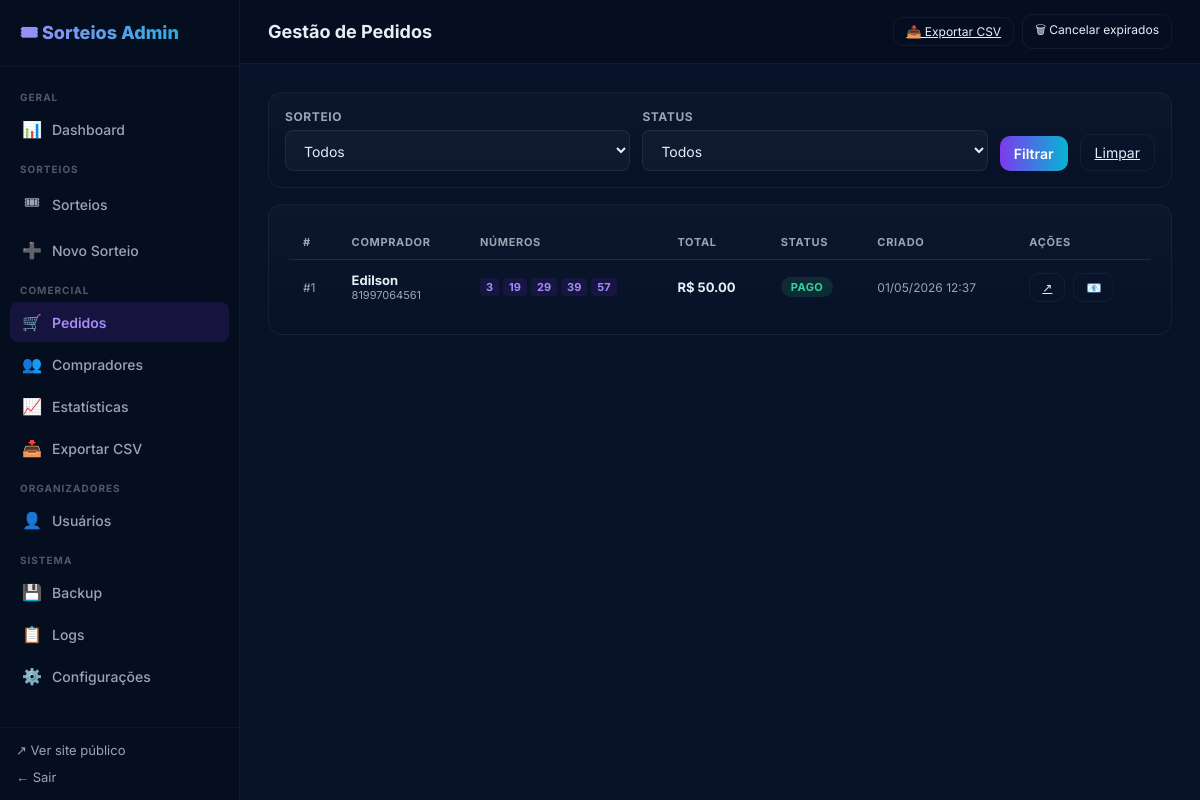
Page /admin/pedidos (signed in) on the committed database.
### app/models.py (models this page shows)
class Order(Base):
    __tablename__ = "orders"
    id = Column(Integer, primary_key=True, index=True)
    campaign_id = Column(Integer, ForeignKey("campaigns.id", ondelete="CASCADE"), nullable=False)
    buyer_id = Column(Integer, ForeignKey("buyers.id"), nullable=True)
    token = Column(String(64), unique=True, nullable=False, index=True)
    status = Column(String(20), nullable=False, default="pending")  # pending|paid|cancelled|expired
    total_amount = Column(Float, nullable=False, default=0.0)
    pix_payload = Column(Text, nullable=True)
    qr_code_base64 = Column(Text, nullable=True)
    expires_at = Column(DateTime, nullable=True)
    created_at = Column(DateTime, default=datetime.datetime.utcnow, nullable=False)
    paid_at = Column(DateTime, nullable=True)
    cancelled_at = Column(DateTime, nullable=True)
    campaign = relationship("Campaign", back_populates="orders")
    buyer = relationship("Buyer", back_populates="orders")
    items = relationship("OrderItem", back_populates="order", cascade="all, delete-orphan")
    email_logs = relationship("EmailLog", back_populates="order")

class Buyer(Base):
    __tablename__ = "buyers"
    id = Column(Integer, primary_key=True, index=True)
    name = Column(String(200), nullable=False)
    whatsapp = Column(String(20), nullable=True, index=True)
    email = Column(String(200), nullable=True, index=True)
    cpf = Column(String(20), nullable=True)
    created_at = Column(DateTime, default=datetime.datetime.utcnow, nullable=False)
    orders = relationship("Order", back_populates="buyer")

### app/main.py (the view)
@app.get("/admin/pedidos", response_class=HTMLResponse)
def admin_orders_page(request: Request, session: Session = Depends(get_db),
                      _: None = Depends(require_admin),
                      campaign_id: int | None = None,
                      status: str | None = None):
    orders = crud.list_orders(session, campaign_id=campaign_id, status=status, limit=200)
    campaigns = crud.list_campaigns(session)
    orders_data = []
    for o in orders:
        nums = sorted(item.quota.number for item in o.items if item.quota)
        orders_data.append({"order": o, "numbers": nums})
    return templates.TemplateResponse(request, "admin_orders.html", {
        "orders_data": orders_data,
        "campaigns": campaigns,
        "filter_campaign": campaign_id,
        "filter_status": status,
    })

### app/templates/admin_orders.html (shortened to what this page needs)
{% extends "admin_base.html" %}
{% block page_title %}Gestão de Pedidos{% endblock %}
{% set active = 'pedidos' %}
{% block topbar_actions %}
<a href="/admin/exportar/csv" class="btn btn-sm">📥 Exportar CSV</a>
<form method="post" action="/api/admin/cancel-expired" style="margin:0">
  <button class="btn btn-sm" type="submit">🗑 Cancelar expirados</button>
</form>
{% endblock %}
{% block content %}
<div class="adm-card" style="padding:16px;margin-bottom:16px;">
  <form method="get" style="display:flex;gap:12px;flex-wrap:wrap;align-items:flex-end;">
    <div class="adm-field" style="flex:1;min-width:160px;">
      <label>Sorteio</label>
      <select name="campaign_id">
        <option value="">Todos</option>
      </select>
    </div>
    <div class="adm-field" style="flex:1;min-width:120px;">
      <label>Status</label>
      <select name="status">
        <option value="">Todos</option>
      </select>
    </div>
    <button type="submit" class="btn primary">Filtrar</button>
    <a href="/admin/pedidos" class="btn">Limpar</a>
  </form>
</div>
<div class="adm-card">
  {% if not orders_data %}
  <div class="empty-state">Nenhum pedido encontrado.</div>
  {% else %}
  <div class="adm-table-wrap">
    <table class="adm-table">
      <thead>
        <tr>
          <th>#</th>
          <th>Comprador</th>
          <th>Números</th>
          <th>Total</th>
          <th>Status</th>
          <th>Criado</th>
          <th>Ações</th>
        </tr>
      </thead>
      <tbody>
        {% for item in orders_data %}
        {% set o = item.order %}
        {% set nums = item.numbers %}
        <tr>
          <td style="color:var(--muted);font-size:12px;">#{{ o.id }}</td>
          <td>
            <strong>{{ o.buyer.name if o.buyer else '—' }}</strong>
            {% if o.buyer and o.buyer.whatsapp %}
            <div style="font-size:11px;color:var(--muted);">{{ o.buyer.whatsapp }}</div>
            {% endif %}
          </td>
          <td>
            <div style="display:flex;flex-wrap:wrap;gap:4px;max-width:200px;">
              {% for n in nums[:8] %}
              <span style="background:rgba(124,58,237,0.12);color:#a78bfa;padding:2px 6px;border-radius:4px;font-size:11px;font-weight:700;">{{ n }}</span>
              {% endfor %}
            </div>
          </td>
          <td style="font-weight:700;">R$ {{ '%.2f' % o.total_amount }}</td>
          <td>
            <span class="status-badge {{ o.status }}">
              {{ {
                'pending': 'Pendente',
                'paid': 'Pago',
                'cancelled': 'Cancelado',
                'expired': 'Expirado'
              }.get(o.status, o.status) }}
            </span>
          </td>
          <td style="color:var(--muted);font-size:12px;white-space:nowrap;">
            {{ o.created_at.strftime('%d/%m/%Y %H:%M') if o.created_at else '—' }}
          </td>
          <td>
            <div class="adm-actions">
              <a href="/pedido/{{ o.token }}" target="_blank" class="btn btn-sm">↗</a>
              {% if o.buyer and o.buyer.email %}
              <button class="btn btn-sm" onclick="resendEmail({{ o.id }})">📧</button>
              {% endif %}
            </div>
          </td>
        </tr>
        {% endfor %}
      </tbody>
    </table>
  </div>
  {% endif %}
</div>
{% endblock %}

### app/static/css/style.css (style rules this page uses)
:root { --bg: #0f1724; --card: #0b1220; --muted: #9aa4b2; --accent: #7c3aed; --accent-2: #06b6d4; --surface: rgba(255, 255, 255, 0.03); --border: rgba(255, 255, 255, 0.05); --danger: #f87171; --success: #34d399; }
* { box-sizing: border-box; }
body { font-family: Inter, system-ui, Arial, sans-serif; margin: 0; background: linear-gradient(180deg, #071129 0%, #081227 100%); color: #e6eef6; min-height: 100vh; }
.btn { background: transparent; border: 1px solid var(--border); padding: 9px 14px; border-radius: 10px; color: inherit; cursor: pointer; font-size: 14px; font-family: inherit; transition: background .12s, border-color .12s; }
.btn.primary { background: linear-gradient(90deg, var(--accent), var(--accent-2)); border: none; color: white; font-weight: 600; }

### app/templates/admin_base.html (style rules this page uses)
:root { --sidebar-w: 240px; }
.adm-table-wrap { overflow-x: auto; }
.adm-table { width: 100%; border-collapse: collapse; font-size: 13px; }
.adm-table th { text-align: left; padding: 10px 14px; font-size: 11px; font-weight: 700; text-transform: uppercase; letter-spacing: .06em; color: var(--muted); border-bottom: 1px solid rgba(255,255,255,0.05); white-space: nowrap; }
.adm-table td { padding: 12px 14px; border-bottom: 1px solid rgba(255,255,255,0.03); vertical-align: middle; }
.adm-table tr:last-child td { border-bottom: none; }
.adm-card { background: linear-gradient(180deg, rgba(255,255,255,0.025), transparent); border: 1px solid rgba(255,255,255,0.05); border-radius: 14px; padding: 20px; margin-bottom: 20px; }
.status-badge { display: inline-block; padding: 3px 10px; border-radius: 999px; font-size: 11px; font-weight: 700; text-transform: uppercase; letter-spacing: .04em; }
.status-badge.paid { background: rgba(52,211,153,0.12); color: #34d399; }
.adm-field { display: flex; flex-direction: column; gap: 6px; }
.adm-field label { font-size: 12px; font-weight: 700; color: var(--muted); text-transform: uppercase; letter-spacing: .05em; }
.adm-field input, .adm-field textarea, .adm-field select { padding: 10px 14px; border-radius: 8px; border: 1px solid rgba(255,255,255,0.07); background: rgba(255,255,255,0.03); color: #e6eef6; font-size: 14px; font-family: inherit; outline: none; transition: border-color .15s; width: 100%; }
.adm-field select option { background: #081228; }
.adm-actions { display: flex; gap: 8px; flex-wrap: wrap; }
.btn-sm { padding: 6px 12px; font-size: 12px; }

### rows in the picture
Order: id "1", total_amount "50.00", status "PAGO", created_at "01/05/2026 12:37"
Buyer: buyer "Edilson", buyer.whatsapp "81997064561"

### other values in the picture
{{ n }} "3" "19" "29" "39" "57"
